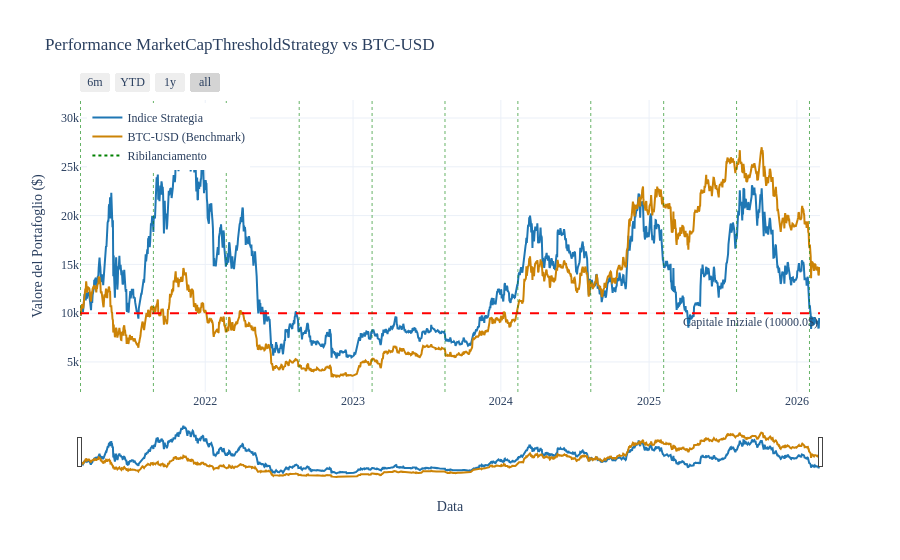
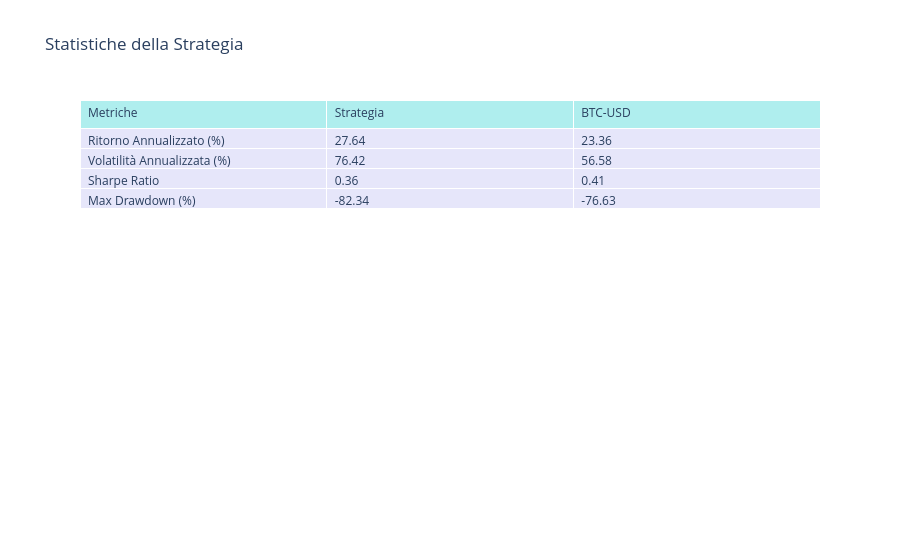

Write notebook code for charts like these, in order.
### Code cell
# 1. Inizializziamo la strategia figlia con un capitale di partenza
strategy = MarketCapThresholdStrategy(initial_value=10000.0)

# 2. Importiamo i dati
strategy.import_data(assets=dati_caricati['tech'], timeframe="5y")

# 3. Eseguiamo il backtest (es. ribilanciamento ogni 30 giorni)

strategy.run_strategy(rebalance_freq_days=180)

# 4. Calcoliamo e stampiamo le statistiche
stats_df = strategy.print_stats()

# 5. Mostriamo il grafico
strategy.plot_results()

### Figure 1 — Plotly figure (JSON) as saved in the notebook; plotly's stock layout.template omitted (floating-point values rounded to 4 significant figures; data arrays with more than 128 entries replaced by an {"elided": "..."} marker saying what was removed)
{"data": [{"line": {"color": "#1f77b4", "width": 2}, "mode": "lines", "name": "Indice Strategia", "type": "scatter", "x": {"elided": "1827 str values"}, "y": {"elided": "1827 float values"}}, {"line": {"color": "#cc8306", "width": 2}, "mode": "lines", "name": "BTC-USD (Benchmark)", "type": "scatter", "x": {"elided": "1827 str values"}, "y": {"elided": "1827 float values"}}, {"line": {"color": "green", "dash": "dot"}, "mode": "lines", "name": "Ribilanciamento", "type": "scatter", "x": [null], "y": [null]}], "layout": {"annotations": [{"showarrow": false, "text": "Capitale Iniziale (10000.0$)", "x": 1, "xanchor": "right", "xref": "x domain", "y": 10000, "yanchor": "top", "yref": "y"}], "font": {"family": "Times New Roman, serif", "size": 12}, "hovermode": "x unified", "legend": {"x": 0.01, "xanchor": "left", "y": 0.99, "yanchor": "top"}, "shapes": [{"line": {"color": "red", "dash": "dash"}, "type": "line", "x0": 0, "x1": 1, "xref": "x domain", "y0": 10000, "y1": 10000, "yref": "y"}, {"line": {"color": "green", "dash": "dot", "width": 1}, "opacity": 0.6, "type": "line", "x0": "2021-02-27T00:00:00+00:00", "x1": "2021-02-27T00:00:00+00:00", "xref": "x", "y0": 0, "y1": 1, "yref": "y domain"}, {"line": {"color": "green", "dash": "dot", "width": 1}, "opacity": 0.6, "type": "line", "x0": "2021-08-26T00:00:00+00:00", "x1": "2021-08-26T00:00:00+00:00", "xref": "x", "y0": 0, "y1": 1, "yref": "y domain"}, {"line": {"color": "green", "dash": "dot", "width": 1}, "opacity": 0.6, "type": "line", "x0": "2022-02-22T00:00:00+00:00", "x1": "2022-02-22T00:00:00+00:00", "xref": "x", "y0": 0, "y1": 1, "yref": "y domain"}, {"line": {"color": "green", "dash": "dot", "width": 1}, "opacity": 0.6, "type": "line", "x0": "2022-08-21T00:00:00+00:00", "x1": "2022-08-21T00:00:00+00:00", "xref": "x", "y0": 0, "y1": 1, "yref": "y domain"}, {"line": {"color": "green", "dash": "dot", "width": 1}, "opacity": 0.6, "type": "line", "x0": "2023-02-17T00:00:00+00:00", "x1": "2023-02-17T00:00:00+00:00", "xref": "x", "y0": 0, "y1": 1, "yref": "y domain"}, {"line": {"color": "green", "dash": "dot", "width": 1}, "opacity": 0.6, "type": "line", "x0": "2023-08-16T00:00:00+00:00", "x1": "2023-08-16T00:00:00+00:00", "xref": "x", "y0": 0, "y1": 1, "yref": "y domain"}, {"line": {"color": "green", "dash": "dot", "width": 1}, "opacity": 0.6, "type": "line", "x0": "2024-02-12T00:00:00+00:00", "x1": "2024-02-12T00:00:00+00:00", "xref": "x", "y0": 0, "y1": 1, "yref": "y domain"}, {"line": {"color": "green", "dash": "dot", "width": 1}, "opacity": 0.6, "type": "line", "x0": "2024-08-10T00:00:00+00:00", "x1": "2024-08-10T00:00:00+00:00", "xref": "x", "y0": 0, "y1": 1, "yref": "y domain"}, {"line": {"color": "green", "dash": "dot", "width": 1}, "opacity": 0.6, "type": "line", "x0": "2025-02-06T00:00:00+00:00", "x1": "2025-02-06T00:00:00+00:00", "xref": "x", "y0": 0, "y1": 1, "yref": "y domain"}, {"line": {"color": "green", "dash": "dot", "width": 1}, "opacity": 0.6, "type": "line", "x0": "2025-08-05T00:00:00+00:00", "x1": "2025-08-05T00:00:00+00:00", "xref": "x", "y0": 0, "y1": 1, "yref": "y domain"}, {"line": {"color": "green", "dash": "dot", "width": 1}, "opacity": 0.6, "type": "line", "x0": "2026-02-01T00:00:00+00:00", "x1": "2026-02-01T00:00:00+00:00", "xref": "x", "y0": 0, "y1": 1, "yref": "y domain"}], "title": {"text": "Performance MarketCapThresholdStrategy vs BTC-USD"}, "xaxis": {"rangeselector": {"buttons": [{"count": 6, "label": "6m", "step": "month", "stepmode": "backward"}, {"count": 1, "label": "YTD", "step": "year", "stepmode": "todate"}, {"count": 1, "label": "1y", "step": "year", "stepmode": "backward"}, {"step": "all"}]}, "rangeslider": {"visible": true}, "title": {"text": "Data"}}, "yaxis": {"title": {"text": "Valore del Portafoglio ($)"}}}}

### Figure 2 — Plotly figure (JSON) as saved in the notebook; plotly's stock layout.template omitted (floating-point values rounded to 4 significant figures)
{"data": [{"cells": {"align": "left", "fill": {"color": "lavender"}, "values": [["Ritorno Annualizzato (%)", "Volatilità Annualizzata (%)", "Sharpe Ratio", "Max Drawdown (%)"], [27.64, 76.42, 0.36, -82.34], [23.36, 56.58, 0.41, -76.63]]}, "header": {"align": "left", "fill": {"color": "paleturquoise"}, "values": ["Metriche", "Strategia", "BTC-USD"]}, "type": "table"}], "layout": {"title": {"text": "Statistiche della Strategia"}}}
